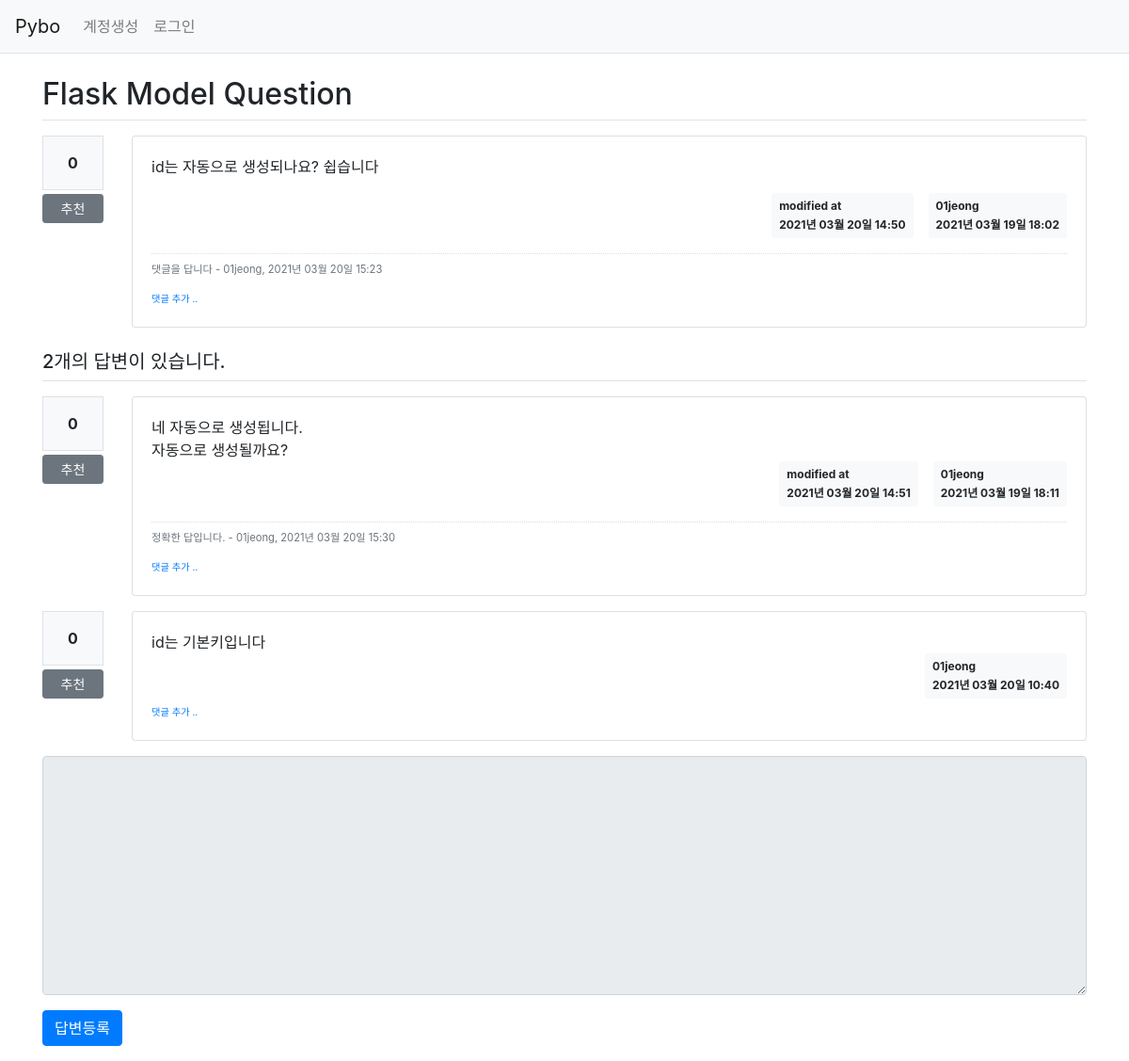
Screenshot of /question/detail/2/ with the database file from the repository.
### pybo/models.py (models this page shows)
class Question(db.Model):
    id = db.Column(db.Integer, primary_key=True)
    subject = db.Column(db.String(200), nullable=False)
    content = db.Column(db.Text(), nullable=False)
    create_date = db.Column(db.DateTime(), nullable=False)
    user_id = db.Column(db.Integer, db.ForeignKey('user.id', ondelete='CASCADE'), nullable=False)
    user = db.relationship('User', backref=db.backref('question_set'))
    modify_date = db.Column(db.DateTime(), nullable=True)
    voter = db.relationship('User', secondary=question_voter, backref=db.backref('question_voter_set'))

class User(db.Model):
    id = db.Column(db.Integer, primary_key=True)
    username = db.Column(db.String(150), unique=True, nullable=False)
    password = db.Column(db.String(200), nullable=False)
    email = db.Column(db.String(120), unique=True, nullable=False)

class Comment(db.Model):
    id = db.Column(db.Integer, primary_key=True)
    user_id = db.Column(db.Integer, db.ForeignKey('user.id', ondelete='CASCADE'), nullable=False)
    user = db.relationship('User', backref=db.backref('comment_set'))
    content = db.Column(db.Text(), nullable=False)
    create_date = db.Column(db.DateTime(), nullable=False)
    modify_date = db.Column(db.DateTime())
    question_id = db.Column(db.Integer, db.ForeignKey('question.id', ondelete='CASCADE'), nullable=True)
    question = db.relationship('Question', backref=db.backref('comment_set'))
    answer_id = db.Column(db.Integer, db.ForeignKey('answer.id', ondelete='CASCADE'), nullable=True)
    answer = db.relationship('Answer', backref=db.backref('comment_set'))

class Answer(db.Model):
    id = db.Column(db.Integer, primary_key=True)
    question_id = db.Column(db.Integer, db.ForeignKey('question.id', ondelete='CASCADE'))
    question = db.relationship('Question', backref=db.backref('answer_set'))
    content = db.Column(db.Text(), nullable=False)
    create_date = db.Column(db.DateTime(), nullable=False)
    user_id = db.Column(db.Integer, db.ForeignKey('user.id', ondelete='CASCADE'), nullable=False)
    user = db.relationship('User', backref=db.backref('answer_set'))
    modify_date = db.Column(db.DateTime(), nullable=True)
    voter = db.relationship('User', secondary=answer_voter, backref=db.backref('answer_voter_set'))

### pybo/views/question_views.py (the view)
@bp.route('/detail/<int:question_id>/')
def detail(question_id):
    form = AnswerForm()
    question = Question.query.get_or_404(question_id)
    return render_template('question/question_detail.html', question=question, form=form)

### pybo/forms.py
class AnswerForm(FlaskForm):
    content = TextAreaField('내용', validators=[DataRequired('내용은 필수입력 항목입니다.')])

### pybo/filter.py (called while the page is built)
def format_datetime(value, fmt='%Y년 %m월 %d일 %H:%M'):
    return value.strftime(fmt)

### pybo/views/auth_views.py (called while the page is built)
@bp.before_app_request
def load_logged_in_user():
    user_id = session.get('user_id')
    if user_id is None:
        g.user = None
    else:
        g.user = User.query.get(user_id)

### pybo/templates/question/question_detail.html (shortened to what this page needs)
{% extends 'base.html' %}
{% block content %}
<div class="container my-3">
    <h2 class="border-bottom py-2">{{ question.subject }}</h2>
    <div class="row my-3">
        <div class="col-1">
            <div class="bg-light text-center p-3 border font-weight-bolder mb-1">{{ question.voter|length }}</div>
            <a href="#" data-uri="{{ url_for('vote.question', question_id=question.id) }}"
               class="recommend btn btn-sm btn-secondary btn-block my-1">추천</a>
        </div>
        <div class="col-11">
            <div class="card">
                <div class="card-body">
                    <div class="card-text">{{ question.content|markdown }}</div>
                    <div class="d-flex justify-content-end">
                        {% if question.modify_date %}
                        <div class="badge badge-light p-2 text-left mx-3">
                            <div class="mb-2">modified at</div>
                            <div>{{ question.modify_date|datetime }}</div>
                        </div>
                        {% endif %}
                        <div class="badge badge-light p-2 text-left">
                            <div class="mb-2">{{ question.user.username }}</div>
                            <div>{{ question.create_date|datetime }}</div>
                        </div>
                    </div>
                    {% if question.comment_set|length > 0 %}
                    <div class="mt-3">
                    {% for comment in question.comment_set %}
                        <div class="comment py-2 text-muted">
                            <span style="white-space: pre-line;">{{ comment.content }}</span>
                            <span>
                                - {{ comment.user.username }}, {{ comment.create_date|datetime }}
                            </span>
                        </div>
                    {% endfor %}
                    </div>
                    {% endif %}
                    <div>
                        <a href="{{ url_for('comment.create_question', question_id=question.id) }}"
                           class="small"><small>댓글 추가 ..</small></a>
                    </div>
                </div>
            </div>
        </div>
    </div>
    <h5 class="border-bottom my-3 py-2">{{ question.answer_set|length }}개의 답변이 있습니다.</h5>
    {% for answer in question.answer_set %}
    <div class="row my-3">
        <div class="col-1">
            <div class="bg-light text-center p-3 border font-weight-bolder mb-1">{{ answer.voter|length }}</div>
            <a href="#" data-uri="{{ url_for('vote.answer', answer_id=answer.id) }}"
                class="recommend btn btn-sm btn-secondary btn-block my-1">추천</a>
        </div>
        <div class="col-11">
            <div class="card">
                <div class="card-body">
                    <div class="card-text" style="white-space: pre-line;">{{ answer.content }}</div>
                    <div class="d-flex justify-content-end">
                        {% if answer.modify_date %}
                        <div class="badge badge-light p-2 text-left mx-3">
                            <div class="mb-2">modified at</div>
                            <div>{{ answer.modify_date|datetime }}</div>
                        </div>
                        {% endif %}
                        <div class="badge badge-light p-2 text-left">
                            <div class="mb-2">{{ answer.user.username }}</div>
                            <div>{{ answer.create_date|datetime }}</div>
                        </div>
                    </div>
                    {% if answer.comment_set|length > 0 %}
                    <div class="mt-3">
                    {% for comment in answer.comment_set %}
                        <div class="comment py-2 text-muted">
                            <span style="white-space: pre-line;">{{ comment.content }}</span>
                            <span>
                                - {{ comment.user.username }}, {{ comment.create_date|datetime }}
                            </span>
                        </div>
                    {% endfor %}
                    </div>
                    {% endif %}
                    <div>
                        <a href="{{ url_for('comment.create_answer', answer_id=answer.id) }}"
                           class="small"><small>댓글 추가 ..</small></a>
                    </div>
                </div>
            </div>
        </div>
    </div>
    {% endfor %}
    <form action="{{ url_for('answer.create', question_id=question.id) }}" method="post" class="my-3">
        <div class="form-group">
            <textarea {% if not g.user %}disabled{% endif %}
                    name="content" id="content" class="form-control" rows="10"></textarea>
        </div>
        <input type="submit" value="답변등록" class="btn btn-primary">
    </form>
</div>
{% endblock %}

### pybo/static/style.css (style rules this page uses)
.comment { border-top:dotted 1px #ddd; font-size:0.7em; }

### rows the page displays
Question: subject "Flask Model Question", content "id는 자동으로 생성되나요? 쉽습니다", modify_date "2021년 03월 20일 14:50", create_date "2021년 03월 19일 18:02"
User: user.username "01jeong"
Comment: content "댓글을 답니다", user.username "01jeong", create_date "2021년 03월 20일 15:23"
Answer: voter|length "0", content "네 자동으로 생성됩니다. 자동으로 생성될까요?", modify_date "2021년 03월 20일 14:51", user.username "01jeong", create_date "2021년 03월 19일 18:11"
Comment: content "정확한 답입니다.", user.username "01jeong", create_date "2021년 03월 20일 15:30"
Answer: voter|length "0", content "id는 기본키입니다", user.username "01jeong", create_date "2021년 03월 20일 10:40"

### other values shown
{{ question.voter|length }} "0"
{{ question.answer_set|length }} "2"
